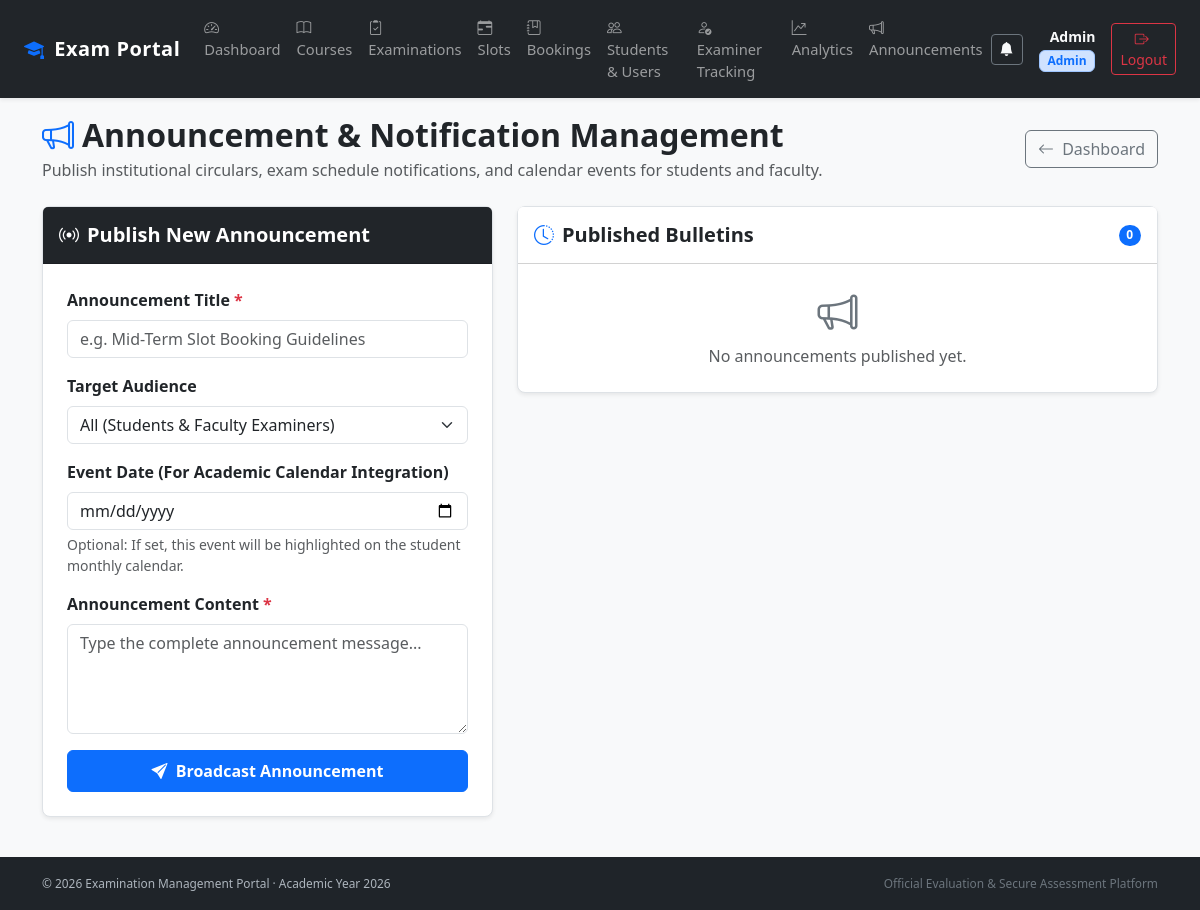
Page /admin/announcements (signed in) on the earlier database version.
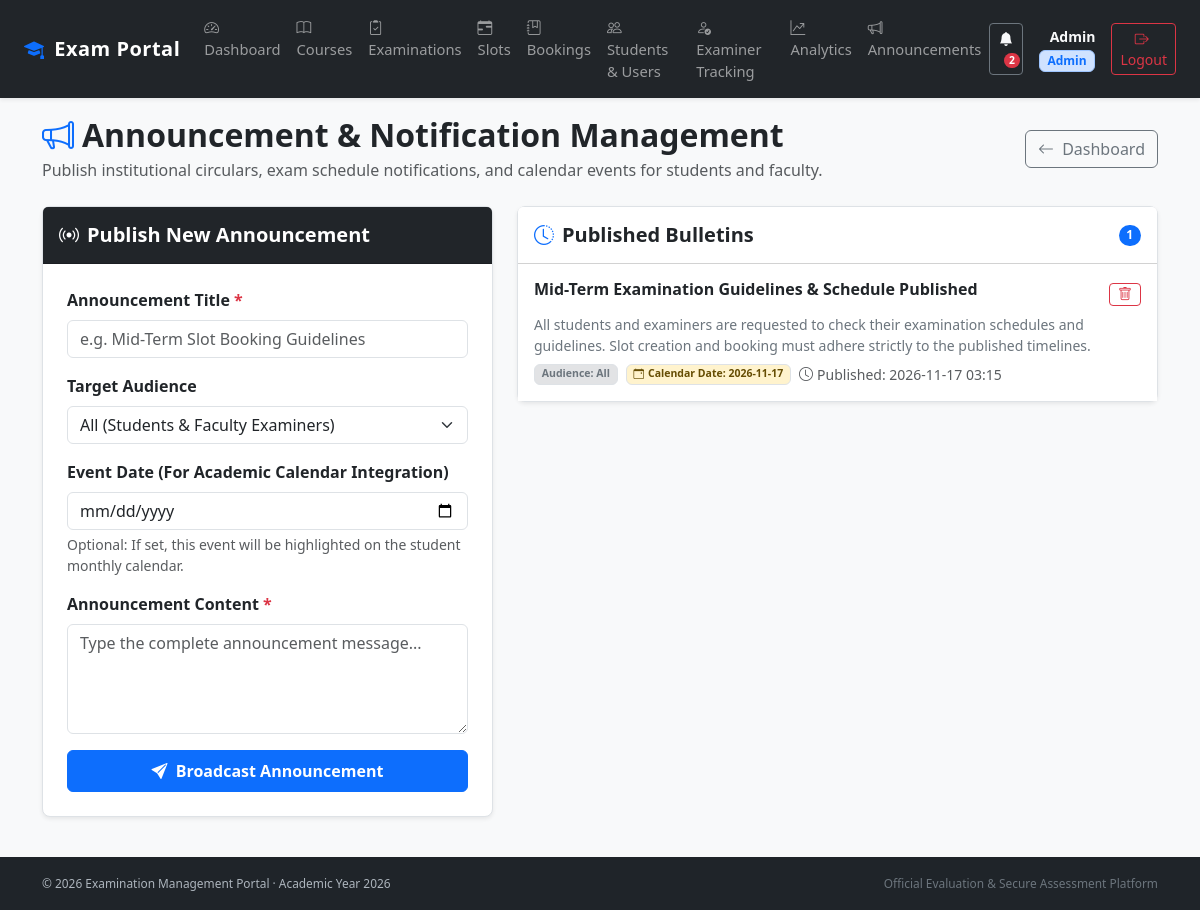
Same page on the later database version.
### models.py (models this page shows, shortened)
class Announcement(db.Model):
    id = db.Column(db.Integer, primary_key=True)
    title = db.Column(db.String(200), nullable=False)
    content = db.Column(db.Text, nullable=False)
    target_role = db.Column(db.String(50), default="All")
    event_date = db.Column(db.String(30))
    created_at = db.Column(db.String(30))

### app.py (the view, shortened to what this page needs)
@app.route("/admin/announcements", methods=["GET", "POST"])
@role_required("Admin")
def admin_announcements():
    announcements = Announcement.query.order_by(Announcement.id.desc()).all()
    return render_template("admin_announcements.html", announcements=announcements)

### app.py (called while the page is built)
@app.context_processor
def inject_global_data():
    unread_count = 0
    if "user_id" in session:
        try:
            unread_count = Notification.query.filter_by(
                user_id=session["user_id"], is_read=False
            ).count()
        except Exception:
            pass
    return dict(unread_notifications_count=unread_count)

def role_required(required_role):
    def decorator(function):
        @wraps(function)
        def wrapper(*args, **kwargs):
            if "user_id" not in session:
                return redirect(url_for("login"))
            user = User.query.get(session["user_id"])
            if user is None or not user.is_active:
                session.clear()
                return redirect(url_for("login"))
            if user.role != required_role:
                abort(403)
            if user.role == "Examiner" and not user.is_approved:
                session.clear()
                return redirect(url_for("login"))
            return function(*args, **kwargs)
        return wrapper
    return decorator

### templates/admin_announcements.html (shortened to what the changed rows need)
{% extends "base.html" %}
{% block content %}
<div class="container my-4">
    <div class="d-flex justify-content-between align-items-center mb-4 flex-wrap gap-2">
        <div>
            <h2 class="fw-bold mb-1"><i class="bi bi-megaphone me-2 text-primary"></i>Announcement & Notification Management</h2>
        </div>
    </div>
    <div class="row g-4">
        <div class="col-lg-7">
            <div class="card shadow-sm border">
                <div class="card-header bg-white py-3 d-flex justify-content-between align-items-center">
                    <h5 class="fw-bold text-dark mb-0"><i class="bi bi-clock-history me-2 text-primary"></i>Published Bulletins</h5>
                    <span class="badge bg-primary rounded-pill">{{ announcements|length }}</span>
                </div>
                <div class="card-body p-0">
                    {% if announcements %}
                    <div class="list-group list-group-flush">
                        {% for a in announcements %}
                        <div class="list-group-item p-3">
                            <div class="d-flex justify-content-between align-items-start mb-2">
                                <h6 class="fw-bold text-dark mb-0">{{ a.title }}</h6>
                                <form method="POST" action="{{ url_for('delete_announcement', announcement_id=a.id) }}" onsubmit="return confirm('Delete this announcement?');">
                                    <button type="submit" class="btn btn-outline-danger btn-sm py-0 px-2" title="Delete">
                                        <i class="bi bi-trash"></i>
                                    </button>
                                </form>
                            </div>
                            <p class="text-secondary small mb-2">{{ a.content }}</p>
                            <div class="d-flex gap-2 flex-wrap small">
                                <span class="badge bg-secondary-subtle text-secondary border">Audience: {{ a.target_role }}</span>
                                {% if a.event_date %}
                                <span class="badge bg-warning-subtle text-warning-emphasis border"><i class="bi bi-calendar-event me-1"></i>Calendar Date: {{ a.event_date }}</span>
                                {% endif %}
                                <span class="text-muted"><i class="bi bi-clock me-1"></i>Published: {{ a.created_at }}</span>
                            </div>
                        </div>
                        {% endfor %}
                    </div>
                    {% else %}
                    <div class="p-4 text-center text-muted">
                        <i class="bi bi-megaphone display-6 d-block mb-2 text-secondary"></i>
                        No announcements published yet.
                    </div>
                    {% endif %}
                </div>
            </div>
        </div>
    </div>
</div>
{% endblock %}

Differences in the rows shown:
added Announcement: title "Mid-Term Examination Guidelines & Schedule Published", content "All students and examiners are requested to check their examination schedules and guidelines. Slot creation and booking must adhere strictly to the published timelines.", target_role "All", event_date "2026-11-17", created_at "2026-11-17 03:15"
Other differences:
{{ unread_notifications_count }}: (not shown) → "2"
{{ announcements|length }}: "0" → "1"
text no longer shown: "No announcements published yet."
